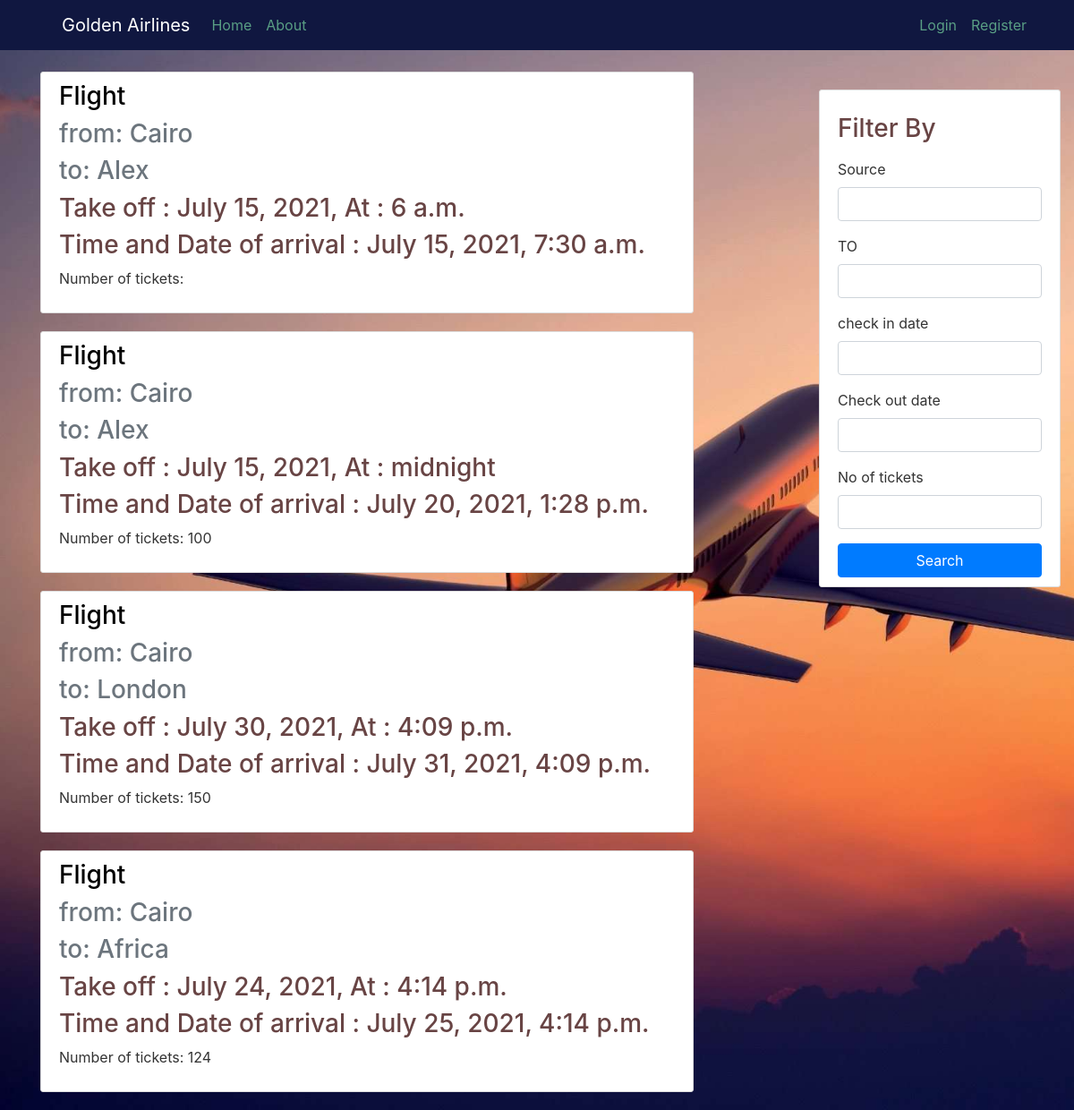
The page / on the database its author committed.
### blog/models.py (models this page shows, shortened)
class add_flight(models.Model):
    source = models.CharField(max_length=100)
    To = models.CharField(max_length=100)
    check_in_date = models.DateTimeField(default=timezone.now)
    check_out_date = models.DateTimeField(default=timezone.now)
    author = models.CharField(default='Admin', max_length=10)
    no_of_tickets = models.DecimalField(default=100, max_digits=3, decimal_places=0)
    plane = models.ForeignKey(AddAirCraft, null=True, on_delete=models.SET_NULL)

### aircraft/models.py (models this page shows, shortened)
class AddAirCraft(models.Model):
    name = models.CharField(max_length=100,default=int(1))
    type = models.CharField(
        max_length=10,
        choices=AIRCRAFT_TYPES,
        default=int(1),
    )
    number_of_sets = models.DecimalField(default=100, max_digits=3, decimal_places=0)

### blog/views.py (the view)
# urls.py: path('', views.home, name='blog-home'),
def home(request):
    flights = add_flight.objects.all()
    searchFilter = add_flightFilter(request.GET, queryset=flights)
    context = {
        'flights': flights,
        'searchFilter': searchFilter,
    }
    return render(request, 'blogs/home.html', context)

### blog/templates/blogs/home.html
{% extends "blogs/Base.html" %}
{% load crispy_forms_filters %}
{% load bootstrap %}
{% block content %}
<div class="  split right col-md-4">
    <div>
        <div class="content-section">
            <p>
            <h3>Filter By</h3></p>
            <form method="get" class=" list-group">
                {{ searchFilter.form|crispy }}
                <button class="btn btn-primary" type="submit" style="align-items: center">Search</button>
            </form>
        </div>
    </div>
</div>
{% for flight in searchFilter.qs %}
<article class="media content-section">
    <div class="media-body">
        <h3 class="article-title"> Flight</h3>
        <h3 class="text-muted">from: {{ flight.source.capitalize }} </h3>
        <h3 class="text-muted">to: {{ flight.To.capitalize }}</h3>
        <h3 class="article-content"> Take off : {{ flight.check_in_date.date }}, At : {{ flight.check_in_date.time }}</h3>
        <h3 class="article-content"> Time and Date of arrival : {{ flight.check_out_date }}</h3>
        <p class="article-content">Number of tickets: {{ flight.plane.number_of_sets }}</p>
    </div>
</article>
{% endfor %}
{% endblock content %}

### blog/templates/blogs/Base.html (shortened to what this page needs)
{% load static %}
{% load crispy_forms_tags %}
<!DOCTYPE html>
<html>
<head>
    <link rel="stylesheet" href="https://maxcdn.bootstrapcdn.com/bootstrap/4.0.0/css/bootstrap.min.css"
>
    <link rel="stylesheet" type="text/css" href="{% static 'blog/main.css' %}">
</head>
<body>
<header class="site-header">
    <nav class="navbar navbar-expand-md navbar-dark bg-steel fixed-top">
        <div class="container">
            <a class="navbar-brand mr-4" href="{% url 'blog-home' %}"> <a class="navbar-brand" href="/">Golden
                Airlines</a>
                <div class="collapse navbar-collapse" id="navbarToggle">
                    <div class="navbar-nav mr-auto">
                        <a class="nav-item nav-link" href="{% url 'blog-home' %}">Home</a>
                        <a class="nav-item nav-link" href="{% url 'blog-about' %}">About</a>
                    </div>
                    <div class="navbar-nav">
                        {% if user.is_authenticated %}
                        <a class="nav-item nav-link" href="{% url 'profile' %}">Profile : {{user.username}}</a>
                        <a class="nav-item nav-link" href="{% url 'bolg-booked' %}">Booked</a>
                        <a class="nav-item nav-link" href="{% url 'chooseClass' %}">Booking</a>
                        <a class="nav-item nav-link" href="{% url 'logout' %}">Logout</a>
                        {% else %}
                        <a class="nav-item nav-link" href="{% url 'login' %}">Login</a>
                        <a class="nav-item nav-link" href="{% url 'register' %}">Register</a>
                        {% endif %}
                    </div>
                </div>
        </div>
    </nav>
</header>
<main role="main" class="container">
    <div class="row">
        <div class="col-md-8">
            {% block content %}{% endblock %}
        </div>
    </div>
</main>
</body>
</html>

### blog/static/blog/main.css (style rules this page uses)
body { color: #333333; margin-top: 5rem; background-repeat: no-repeat; background-image: url("wp3698898.jpg"); background-size: cover; min-height: 100%; min-width: 100%; background-color: #101740; }
h3 { color: #684444; }
.bg-steel { background-color: #101740; }
.site-header .navbar-nav .nav-link { color: #599e84; }
.content-section { background: #ffffff; padding: 10px 20px; border: 1px solid #dddddd; border-radius: 3px; margin-bottom: 20px; }
.article-title { color: #000000; }
.article-content { white-space: pre-line; }
.split { width: 25%; position: fixed; z-index: 1; top: 0; overflow-x: hidden; padding-top: 100px; }
.right { right: 0; }

### rows shown on the page
add_flight: source "Cairo", To "Alex", check_in_date "July 15, 2021", check_in_date.time "6 a.m.", check_out_date "July 15, 2021, 7:30 a.m."
add_flight: source "Cairo", To "Alex", check_in_date "July 15, 2021", check_in_date.time "midnight", check_out_date "July 20, 2021, 1:28 p.m.", plane.number_of_sets "100"
add_flight: source "Cairo", To "London", check_in_date "July 30, 2021", check_in_date.time "4:09 p.m.", check_out_date "July 31, 2021, 4:09 p.m.", plane.number_of_sets "150"
add_flight: source "Cairo", To "Africa", check_in_date "July 24, 2021", check_in_date.time "4:14 p.m.", check_out_date "July 25, 2021, 4:14 p.m.", plane.number_of_sets "124"
